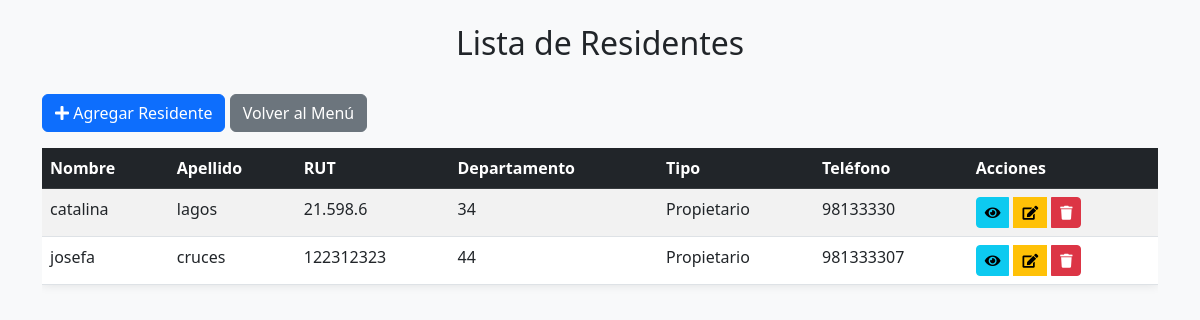
/listar-residentes/, run on the app's committed database.
### aplicaciones/gest_mirador/models.py (models this page shows, shortened)
class Residente(models.Model):
    TIPO_RESIDENCIA = [
        ('P', 'Propietario'),
        ('A', 'Arrendatario'),
    ]
    nombre = models.CharField(max_length=100)
    apellido = models.CharField(max_length=100)
    rut = models.CharField(max_length=12, unique=True)
    telefono = models.CharField(max_length=15)
    email = models.EmailField(max_length=254)
    tipo_residente = models.CharField(
        max_length=4,
        choices=TIPO_RESIDENCIA,
        default='PROP'
    )
    numero_departamento = models.CharField(max_length=10)
    fecha_ingreso = models.DateField(default=timezone.now)
    activo = models.BooleanField(default=True)
    fecha_registro = models.DateTimeField(auto_now_add=True)
    ultima_actualizacion = models.DateTimeField(auto_now=True)
    class Meta:
        verbose_name = 'Residente'
        verbose_name_plural = 'Residentes'

### aplicaciones/gest_mirador/views.py (the view)
# urls.py: path('listar-residentes/', views.listar_residentes, name='listar_residentes'),
def listar_residentes(request):
    gestor = GestorResidentes()
    residentes = gestor.obtener_residentes()
    return render(request, 'gest_mirador/listar_residentes.html', {'residentes': residentes})

### aplicaciones/gest_mirador/singleton.py (called while the page is built)
    def __new__(cls):
        if cls._instance is None:
            cls._instance = super().__new__(cls)
        return cls._instance

    def obtener_residentes(self):
        return Residente.objects.filter(activo=True)

### aplicaciones/gest_mirador/Templates/gest_mirador/listar_residentes.html (shortened to what this page needs)
<!DOCTYPE html>
<html>
<head>
    <link href="https://cdn.jsdelivr.net/npm/bootstrap@5.3.0/dist/css/bootstrap.min.css" rel="stylesheet">
    <link href="https://cdnjs.cloudflare.com/ajax/libs/font-awesome/5.15.4/css/all.min.css" rel="stylesheet">
</head>
<body>
    <div class="container mt-4">
        <div class="row mb-4">
            <div class="col">
                <h2 class="text-center">Lista de Residentes</h2>
            </div>
        </div>
        <div class="row mb-3">
            <div class="col">
                <a href="{% url 'agregar_residente' %}" class="btn btn-primary">
                    <i class="fas fa-plus"></i> Agregar Residente
                </a>
                <a href="{% url 'menu_resid' %}" class="btn btn-secondary">
                    Volver al Menú
                </a>
            </div>
        </div>
        <div class="row">
            <div class="col">
                <div class="table-responsive">
                    <table class="table table-striped table-hover">
                        <thead class="table-dark">
                            <tr>
                                <th>Nombre</th>
                                <th>Apellido</th>
                                <th>RUT</th>
                                <th>Departamento</th>
                                <th>Tipo</th>
                                <th>Teléfono</th>
                                <th>Acciones</th>
                            </tr>
                        </thead>
                        <tbody>
                            {% for residente in residentes %}
                            <tr>
                                <td>{{ residente.nombre }}</td>
                                <td>{{ residente.apellido }}</td>
                                <td>{{ residente.rut }}</td>
                                <td>{{ residente.numero_departamento }}</td>
                                <td>{{ residente.get_tipo_residente_display }}</td>
                                <td>{{ residente.telefono }}</td>
                                <td>
                                    <div class="btn-group" role="group">
                                        <a href="#" class="btn btn-sm btn-info">
                                            <i class="fas fa-eye"></i>
                                        </a>
                                        <a href="{% url 'editar_residente' residente.id %}" class="btn btn-sm btn-warning">
                                            <i class="fas fa-edit"></i>
                                        </a>
                                        <button type="button" class="btn btn-sm btn-danger" data-bs-toggle="modal" data-bs-target="#deleteModal{{ residente.id }}">
                                            <i class="fas fa-trash"></i>
                                        </button>
                                    </div>
                                </td>
                            </tr>
                            {% empty %}
                            <tr>
                                <td colspan="7" class="text-center">No hay residentes registrados</td>
                            </tr>
                            {% endfor %}
                        </tbody>
                    </table>
                </div>
            </div>
        </div>
    </div>
</body>
</html>

### aplicaciones/gest_mirador/Templates/gest_mirador/listar_residentes.html (style rules this page uses)
.table { background-color: white; box-shadow: 0 0 10px rgba(0,0,0,0.1); }
body { background-color: #f8f9fa; }
.btn-group { gap: 5px; }

### data on the page
Residente: nombre "catalina", apellido "lagos", rut "21.598.6", numero_departamento "34", tipo_residente "Propietario", telefono "98133330"
Residente: nombre "josefa", apellido "cruces", rut "122312323", numero_departamento "44", tipo_residente "Propietario", telefono "981333307"
